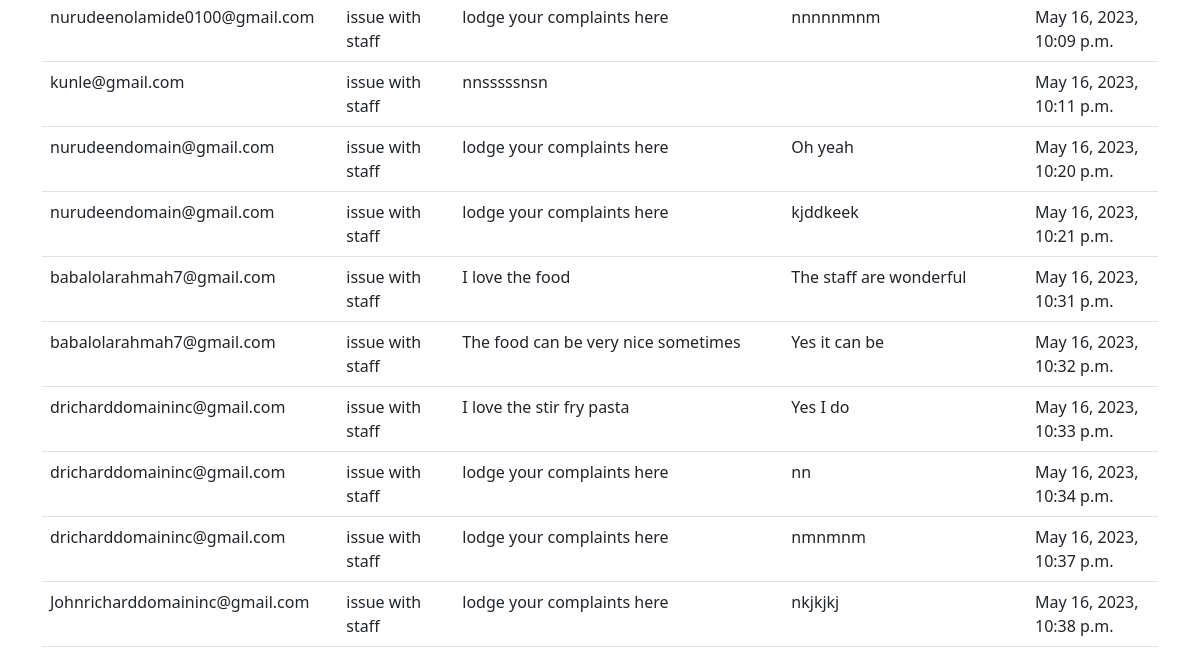
The page /staff/ (lower part) on the database as committed earlier.
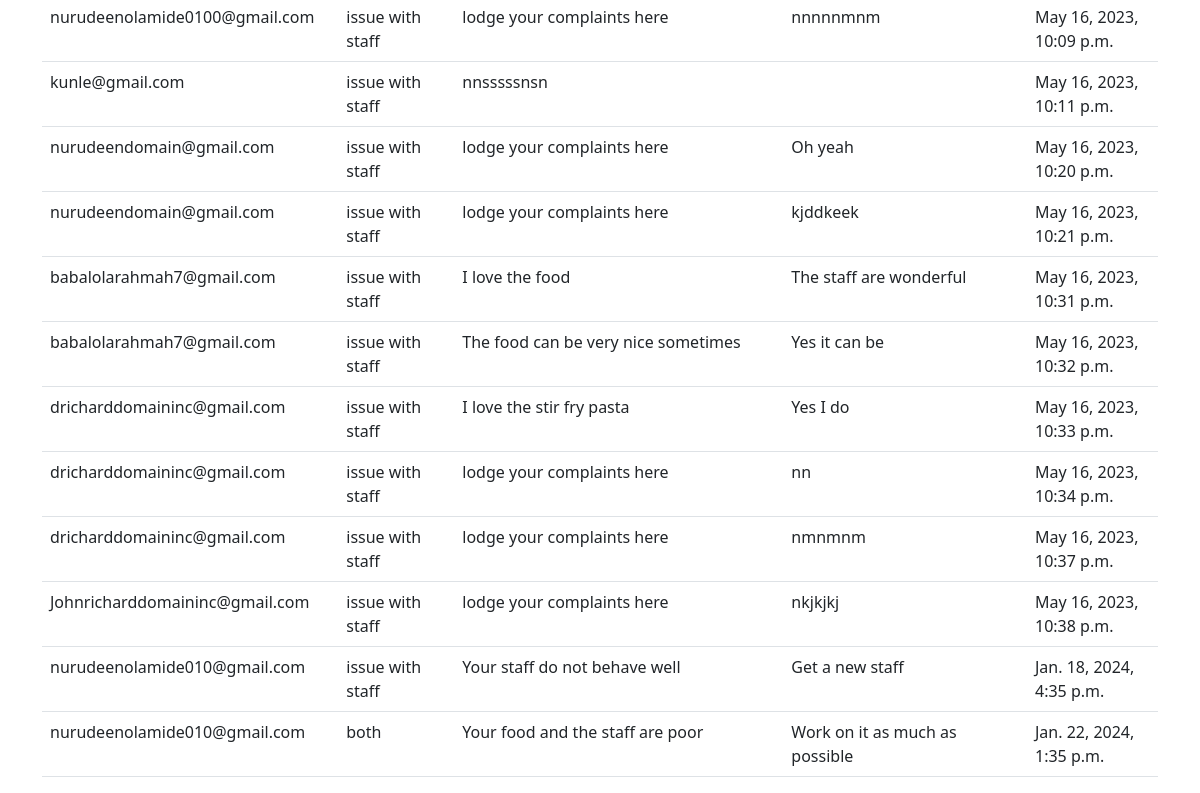
The same page on the database as committed later.
### webpage/models.py (models this page shows, shortened)
class Tanda(models.Model):
    email = models.EmailField(max_length=40, blank=False)
    complaintType = models.CharField(max_length= 20, choices=Complaint_choices, default='issue with staff')
    complaintDetails = models.TextField(max_length=200, default='Write your complaints here')
    recommendation = models.TextField( max_length=200, blank=True)
    date_created = models.DateTimeField(auto_now_add=True)

### webpage/views.py (the view)
# urls.py: path('staff/', views.staff, name='staff'),
def staff(request):
    form = Tanda.objects.all
    redirect_field_name = 'login'
    return render(request, 'webpage/staff.html', context={'form': form})

### webpage/templates/webpage/staff.html (shortened to what this page needs)
{% extends 'webpage/main.html' %}
    {% block content %}
    <div>
        <div>
            <table class="table">
                {% for item in form %}
                <tbody>
                  <tr>
                    <td>{{item.email}}</td>
                    <td>{{item.complaintType}}</td>
                    <td>{{item.complaintDetails}}</td>
                    <td>{{item.recommendation}}</td>
                    <td>{{item.date_created}}</td>
                  </tr>
                </tbody>
                {% endfor %}
              </table>
        </div>
</div>
</div>
{% endblock %}

Rows that differ between the two databases and show on the page:
added Tanda: email "nurudeenolamide010@gmail.com", complaintType "issue with staff", complaintDetails "Your staff do not behave well", recommendation "Get a new staff", date_created "Jan. 18, 2024, 4:35 p.m."
added Tanda: email "nurudeenolamide010@gmail.com", complaintType "both", complaintDetails "Your food and the staff are poor", recommendation "Work on it as much as possible", date_created "Jan. 22, 2024, 1:35 p.m."
